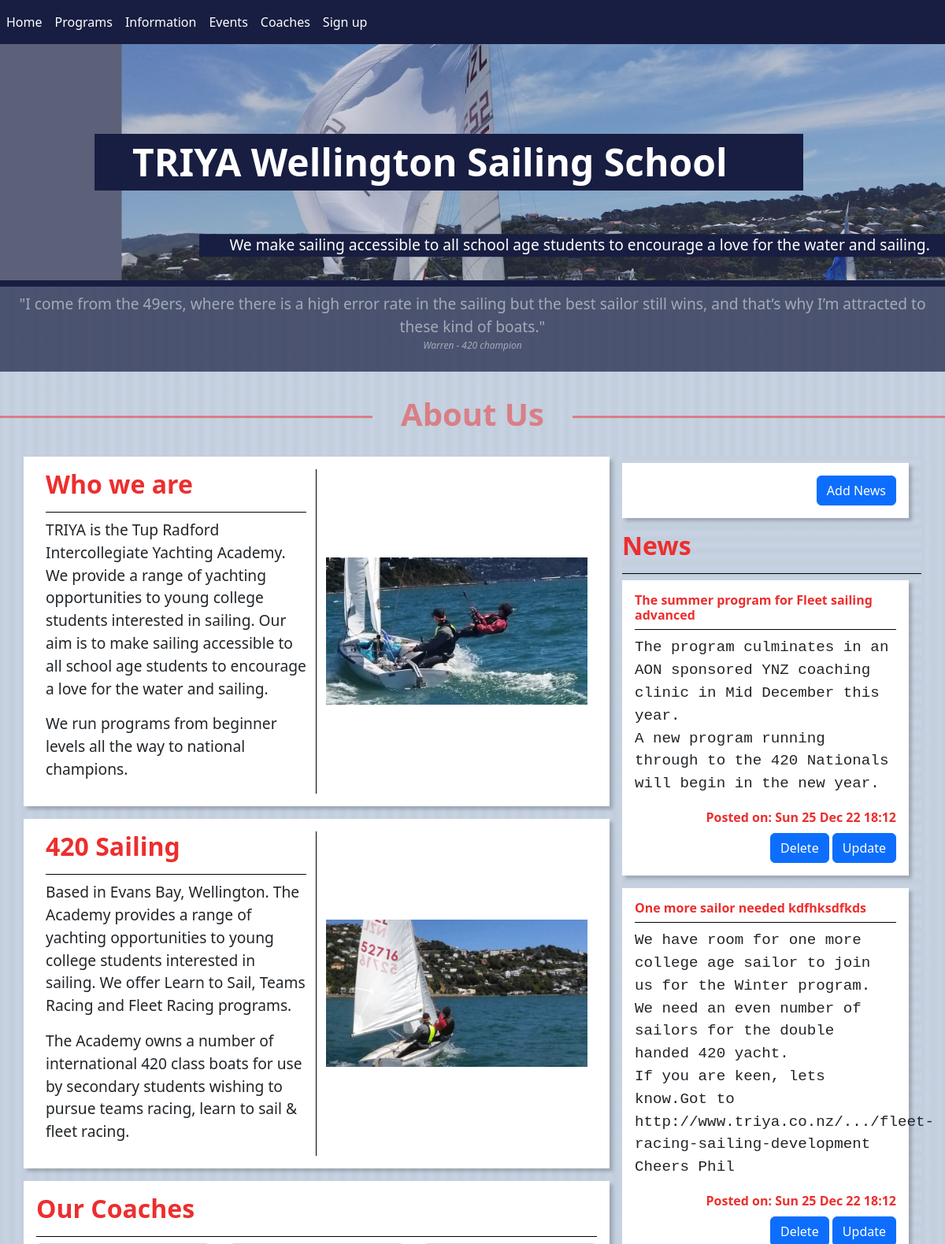
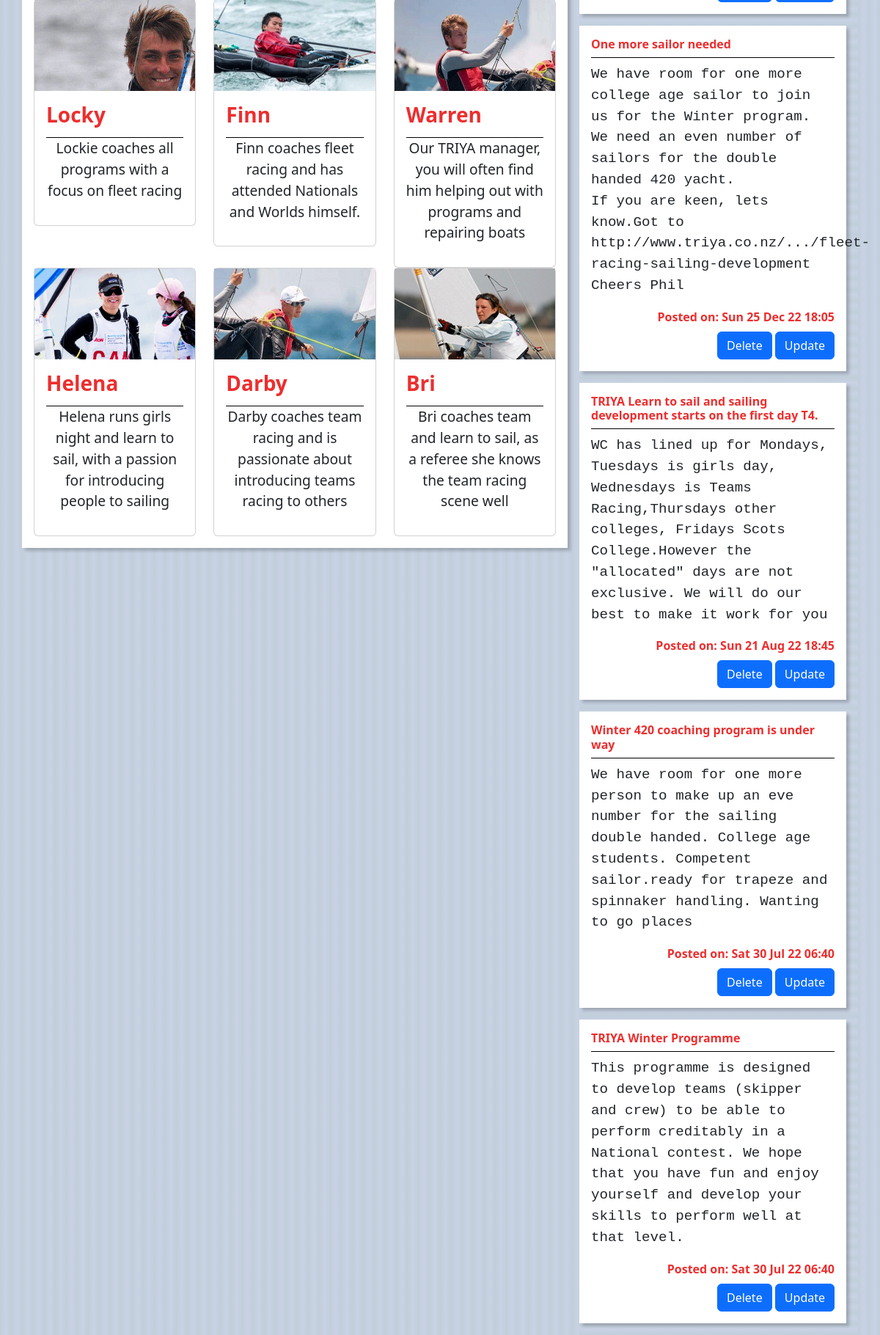
The page / (upper part) on the database its author committed (2 pictures, top to bottom).
### tables this page shows
CREATE TABLE news(
    news_id integer primary key autoincrement not null,
    title text not null unique,
    content text not null,
    updated_at date
);

### server.py (the view)
@app.route("/")
def index():
    sql = "select news_id, title, content, updated_at from news order by updated_at desc"
    result = run_search_query_tuples(sql, (), db_path)
    return render_template("index.html", news=result)

### db_functions.py (called while the page is built)
def run_search_query_tuples(sql_query,values_tuple, file_path,  rowfactory=True):
    result = None
    try:
        db = sqlite3.connect(file_path)
        if rowfactory:
            db.row_factory = sqlite3.Row
        cursor = db.cursor()
        print("connection successful")
        cursor.execute(sql_query,values_tuple)
        result = cursor.fetchall()
        print("Search Query executed")
        cursor.close()
    except sqlite3.Error as error:
        print("Error running search query tuples: {}".format(error))
    finally:
        if db:
            db.close()
            print("sqlite connection is closed")
        if result:
            return result

### server.py (called while the page is built)
@app.template_filter()
def news_date(sqlite_dt):
    x = datetime.strptime(sqlite_dt, '%Y-%m-%d %H:%M:%S')
    return x.strftime("%a %d %b %y %H:%M")

### templates/index.html (shortened to what this page needs)
{% extends "main_template.html" %}
{% block content %}
    <div class="container-fluid quote">
        <p>"I come from the 49ers, where there is a high error rate in the sailing but the best sailor still wins,
        and that’s why I’m attracted to these kind of boats."</p>
        <p> Warren - 420 champion</p>
    </div>
<h1>About Us</h1>
     <div class="container-lg">
        <div class="row main-cols">
            <div class="col-lg-4 left">
             <div class="event button-placement">
                 <a class="btn btn-primary" href="{{ url_for('news_cud', news_id = 0 )}}">Add News</a> </div>
                <h2>News</h2>
                 {% for row in news %}
                 <div class="news">
                    <h3>{{ row['title'] }}</h3>
                    <div><p>{{ row['content'] | replace("\n", "<br>") | safe}}</p></div>
                    <div> Posted on: {{ row['updated_at'] | news_date }}</div>
                    <div class="button-placement">
                            <a class="btn btn-primary" href="{{ url_for('delete', id = row['news_id'], table="news", title=row['title']  )}}">Delete</a>
                            <a class="btn btn-primary" href="{{ url_for('news_cud', news_id = row['news_id'] )}}">Update</a>
                    </div>
                 </div>
                {% endfor %}
            </div>
            <div class="col-lg-8 right order-first">
            <div class="row align-items-center about">
                <div class="col-md-6 ">
                    <h2>Who we are</h2>
                    <p> TRIYA is the Tup Radford Intercollegiate Yachting Academy. We provide a range of yachting opportunities
                        to young college students interested in sailing.
                       Our aim is to make sailing accessible to all school age students to encourage
                        a love for the water and sailing.</p>
                        <p>We run programs from beginner levels all the way to national champions.</p>
                </div>
                <div class="col-md-6">
                    <img class="img-fluid" src="{{ url_for('static', filename='images/boats_4.png') }}" alt="">
                </div>
            </div>
            <div class="row align-items-center about">
                <div class="col-md-6 ">
                    <h2>420 Sailing</h2>
                    <p>
                       Based in Evans Bay, Wellington. The Academy provides a range of
                        yachting opportunities to young college students interested in sailing.
                        We offer Learn to Sail, Teams Racing and Fleet Racing programs.</p>
                    <p>
                        The Academy owns a number of international 420 class boats for use
                        by secondary students wishing to pursue teams racing, learn to sail & fleet racing.</p>
                </div>
                <div class="col-md-6"><img class="img-fluid" src="{{ url_for('static', filename='images/boats_7.png') }}" alt=""></div>
            </div>
            <div  class="coaches">
                 <h2 id="coaches">Our Coaches</h2>
                <div class="row">
                        <div class="col-md-4">
                            <div class="card" >
                                <img src="{{ url_for('static', filename='images/locky.png') }}" class="" alt="Sailor in choppy water">
                                <div class="card-body">
                                    <h3 class="m-0">Locky</h3>
                                    <p class="main-para-sm text-center">Lockie coaches all programs with a focus on fleet racing</p>
                                </div>
                            </div>
                        </div>
                        <div class="col-md-4">
                            <div class="card" >
                                <img src="{{ url_for('static', filename='images/finn.png') }}" class="" alt="Sailor in choppy water">
                                <div class="card-body">
                                    <h3 class="m-0">Finn</h3>
                                    <p class="main-para-sm text-center">
                                        Finn coaches fleet racing and has attended Nationals and Worlds himself.</p>
                                </div>
                            </div>
                        </div>
                        <div class="col-md-4">
                            <div class="card" >
                                <img src="{{ url_for('static', filename='images/warren.png') }}" class="" alt="Sailor in choppy water">
                                <div class="card-body">
                                    <h3 class="m-0">Warren</h3>
                                    <p class="main-para-sm text-center">Our TRIYA manager,
                                        you will often find him helping out with programs and repairing boats</p>
                                </div>
                            </div>
                        </div>
                </div>
                <div class="row">
                    <div class="col-md-4">
                        <div class="card" >
                            <img src="{{ url_for('static', filename='images/helena.png') }}" class="" alt="Sailor in choppy water">
                            <div class="card-body">
                                <h3 class="m-0">Helena</h3>
                                <p class="main-para-sm text-center">Helena runs girls night and learn to sail,
                                    with a passion for introducing people to sailing</p>
                            </div>
                        </div>
                    </div>
                    <div class="col-md-4">
                        <div class="card" >
                            <img src="{{ url_for('static', filename='images/darby.png') }}" class="" alt="Sailor in choppy water">
                            <div class="card-body">
                                <h3 class="m-0">Darby</h3>
                                <p class="main-para-sm text-center">Darby coaches team racing and is passionate
                                    about introducing teams racing to others</p>
                            </div>
                        </div>
                    </div>
                    <div class="col-md-4">
                        <div class="card" >
                            <img src="{{ url_for('static', filename='images/bri.png') }}" class="" alt="Sailor in choppy water">
                            <div class="card-body">
                                <h3 class="m-0">Bri</h3>
                                <p class="main-para-sm text-center">Bri coaches team and learn to sail, as a referee she
                                    knows the team racing scene well</p>
                            </div>
                        </div>
                    </div>
                </div>
            </div>
        </div>
        </div>
    </div>
{% endblock %}

### static/styles/main-styles.css (style rules this page uses)
:root { --main-bg-color: rgb(193, 206, 218); --main-bg-color-grad: rgb(200, 210, 228); --titles: rgb(237,46,46); --titles-trans: rgba(237,46,46,0.5); --deepblue: rgb(24, 30, 65); --deepblue-trans: rgba(24, 30, 65, 0.7); }
body { background-color: var(--main-bg-color); font-size: 100%; background: repeating-linear-gradient(90deg, var(--main-bg-color) 0, var(--main-bg-color-grad) 8px, var(--main-bg-color) 15px); }
p { font-size: 1.2em; }
h1 { border: 0px solid red; padding:0; overflow: hidden; color: var(--titles-trans); font-weight: bold; display: table; white-space: nowrap; margin: 0.75em 0; }
h1:before, h1:after { border-top: 3px solid var(--titles-trans); content: ''; display: table-cell; position: relative; top: 0.65em; width: 50%; }
h1:before { right: 3%; }
h1:after { left: 3%; }
h2, h3, h4 { font-weight: bolder; color: var(--titles); border-bottom: 1px solid black; padding-bottom: 0.5em }
.news, .about, .coaches, .program, .sign-up, .information, .event { border: 0px solid red; margin: 0em 1em 1em 0; box-shadow: 4px 4px 4px 0 rgba(0, 0, 0, 0.2); background-color: white; padding:1em; }
.quote { background-color: var(--deepblue-trans); color:rgba(255,255,255,0.5); text-align: center; padding: 0.5em 0; }
.quote p:first-child { margin-bottom: 0; }
.quote p:nth-child(2) { font-style: italic; font-size: 0.75em; }
.news h3 { font-size: 1em; color: var(--titles); font-weight: bold; }
.news div > p { font-family: monospace, sans-serif; }
.news div:nth-child(3) { text-align: right; color: var(--titles); font-weight: bold; }
.about div:first-child { border-right: 1px solid black; }
.about div { border: 0px solid green; }
.container-fluid { --bs-gutter-x:0; }
.left, .right { border:0px solid pink; padding: 0; }
.left { background: repeating-linear-gradient(0deg, var(--main-bg-color) 0, var(--main-bg-color-grad) 8px, var(--main-bg-color) 15px); }
.button-placement { text-align: right; margin-top: 0.5em; }

### rows shown on the page
news: title "The summer program for Fleet sailing advanced", content "The program culminates in an AON sponsored YNZ coaching clinic in Mid December this year. A new program running through to the 420 Nationals will begin in the new year.", updated_at|news_date "Sun 25 Dec 22 18:12"
news: title "One more sailor needed kdfhksdfkds", content "We have room for one more college age sailor to join us for the Winter program. We need an even number of sailors for the double handed 420 yacht. If you are keen, lets know.Got to http://www.triya.co.nz/.../fleet-racing-sailing-development Cheers Phil", updated_at|news_date "Sun 25 Dec 22 18:12"
news: title "One more sailor needed", content "We have room for one more college age sailor to join us for the Winter program. We need an even number of sailors for the double handed 420 yacht. If you are keen, lets know.Got to http://www.triya.co.nz/.../fleet-racing-sailing-development Cheers Phil", updated_at|news_date "Sun 25 Dec 22 18:05"
news: title "TRIYA Learn to sail and sailing development starts on the first day T4.", content "WC has lined up for Mondays, Tuesdays is girls day, Wednesdays is Teams Racing,Thursdays other colleges, Fridays Scots College.However the \"allocated\" days are not exclusive. We will do our best to make it work for you", updated_at|news_date "Sun 21 Aug 22 18:45"
news: title "Winter 420 coaching program is under way", content "We have room for one more person to make up an eve number for the sailing double handed. College age students. Competent sailor.ready for trapeze and spinnaker handling. Wanting to go places", updated_at|news_date "Sat 30 Jul 22 06:40"
news: title "TRIYA Winter Programme", content "This programme is designed to develop teams (skipper and crew) to be able to perform creditably in a National contest. We hope that you have fun and enjoy yourself and develop your skills to perform well at that level.", updated_at|news_date "Sat 30 Jul 22 06:40"
